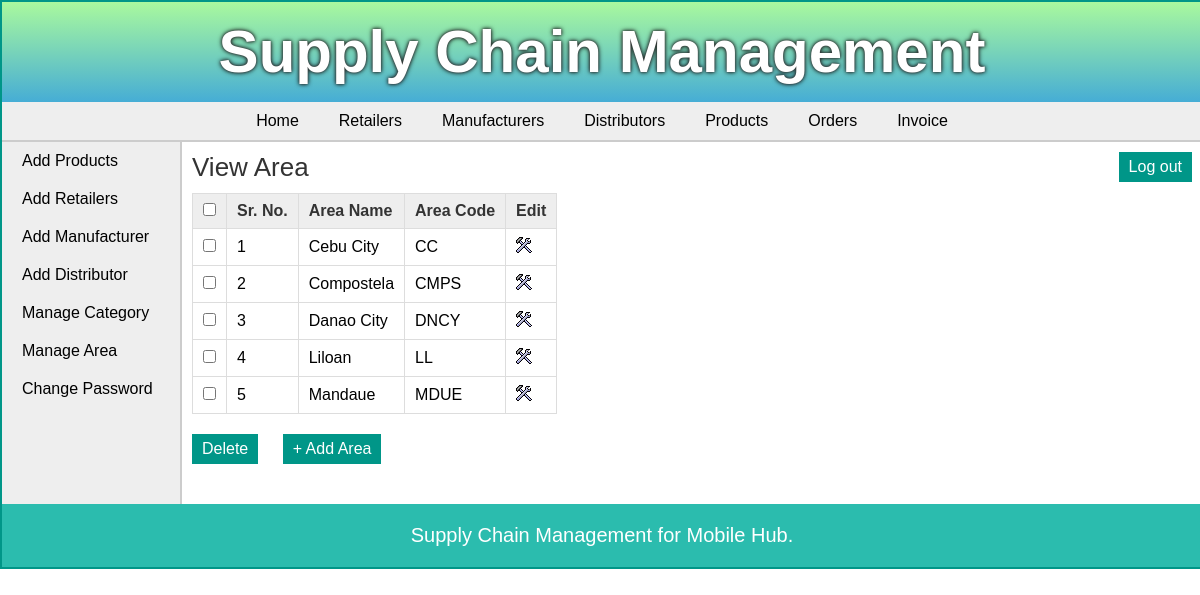
The app's page /admin/view_area.php (signed in) with its own data.
### tables this page shows
CREATE TABLE `area` (
  `area_id` int(11) NOT NULL,
  `area_name` varchar(50) NOT NULL,
  `area_code` varchar(10) NOT NULL
);

### admin/view_area.php (the view, shortened to what this page needs)
<?php
	include("../includes/config.php");
	if(isset($_SESSION['admin_login'])) {
		if($_SESSION['admin_login'] == true) {
			$query_selectArea = "SELECT * FROM area";
			$result_selectArea = mysqli_query($con,$query_selectArea);
		}
		else {
			header('Location:../index.php');
		}
	}
	else {
		header('Location:../index.php');
	}
?>
<!DOCTYPE html>
<html>
<head>
	<link rel="stylesheet" href="../includes/main_style.css" >
</head>
<body>
	<?php
		include("../includes/header.inc.php");
		include("../includes/nav_admin.inc.php");
		include("../includes/aside_admin.inc.php");
	?>
	<section>
		<h1>View Area</h1>
		<form action="" method="POST" class="form">
		<table class="table_displayData">
			<tr>
				<th> <input type="checkbox" onClick="toggle(this)" /> </th>
				<th>Sr. No.</th>
				<th>Area Name</th>
				<th>Area Code</th>
				<th> Edit </th>
			</tr>
			<?php $i=1; while($row_selectArea = mysqli_fetch_array($result_selectArea)) { ?>
			<tr>
				<td> <input type="checkbox" name="chkId[]" value="<?php echo $row_selectArea['area_id']; ?>" /> </td>
				<td> <?php echo $i; ?> </td>
				<td> <?php echo $row_selectArea['area_name']; ?> </td>
				<td> <?php echo $row_selectArea['area_code']; ?> </td>
				<td> <a href="edit_area.php?id=<?php echo $row_selectArea['area_id']; ?>"><img src="../images/edit.png" alt="edit" /></a> </td>
			</tr>
			<?php $i++; } ?>
		</table>
		<input type="submit" value="Delete" class="submit_button"/>
		<a href="add_area.php"><input type="button" value="+ Add Area" class="submit_button"/></a>
		</form>
	</section>
	<?php
		include("../includes/footer.inc.php");
	?>
</body>
</html>

### includes/main_style.css (style rules this page uses)
* { font-family: arial,sans-serif; margin:0px; padding:0px; }
body { width:1200px; margin:auto; border:2px solid #009688; }
a { text-decoration:none; }
.submit_button { font-size:16px; margin-top:20px; margin-right:20px; padding:6px 10px; background-color:#009688; border:none; color:white; }
section { width:1000px; padding:10px; padding-bottom:40px; }
section h1 { margin-bottom:10px; font-weight:normal; color:#333; font-size: 26px; }
table { border-collapse: collapse; }
.table_displayData td, .table_displayData th { border:1px solid #ddd; padding: 8px 10px; text-align: left; }
.table_displayData th { background-color:#eee; color:#333; }

### records on screen
area: area_name "Cebu City", area_code "CC"
area: area_name "Compostela", area_code "CMPS"
area: area_name "Danao City", area_code "DNCY"
area: area_name "Liloan", area_code "LL"
area: area_name "Mandaue", area_code "MDUE"
